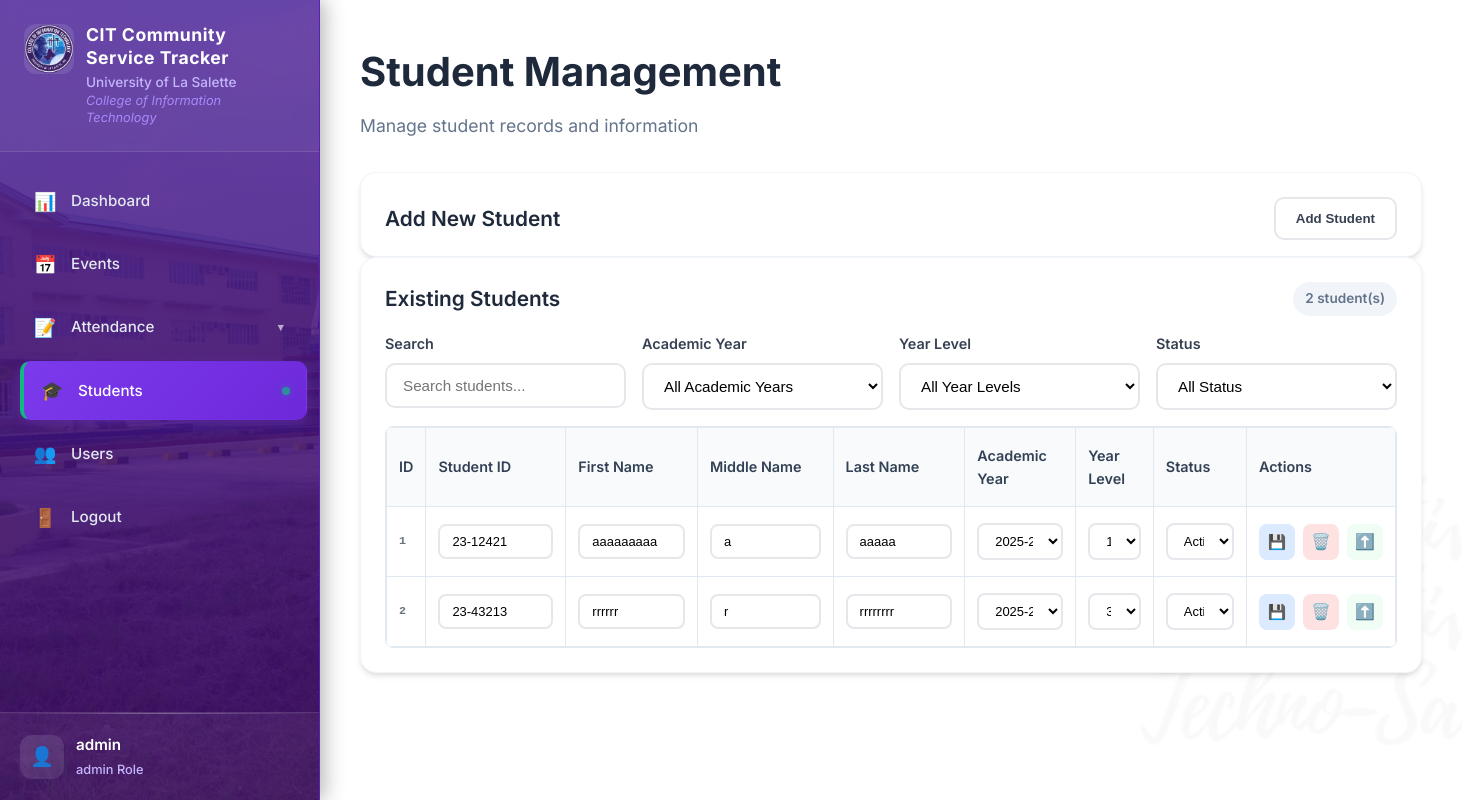
Page /students (signed in) on the earlier database version.
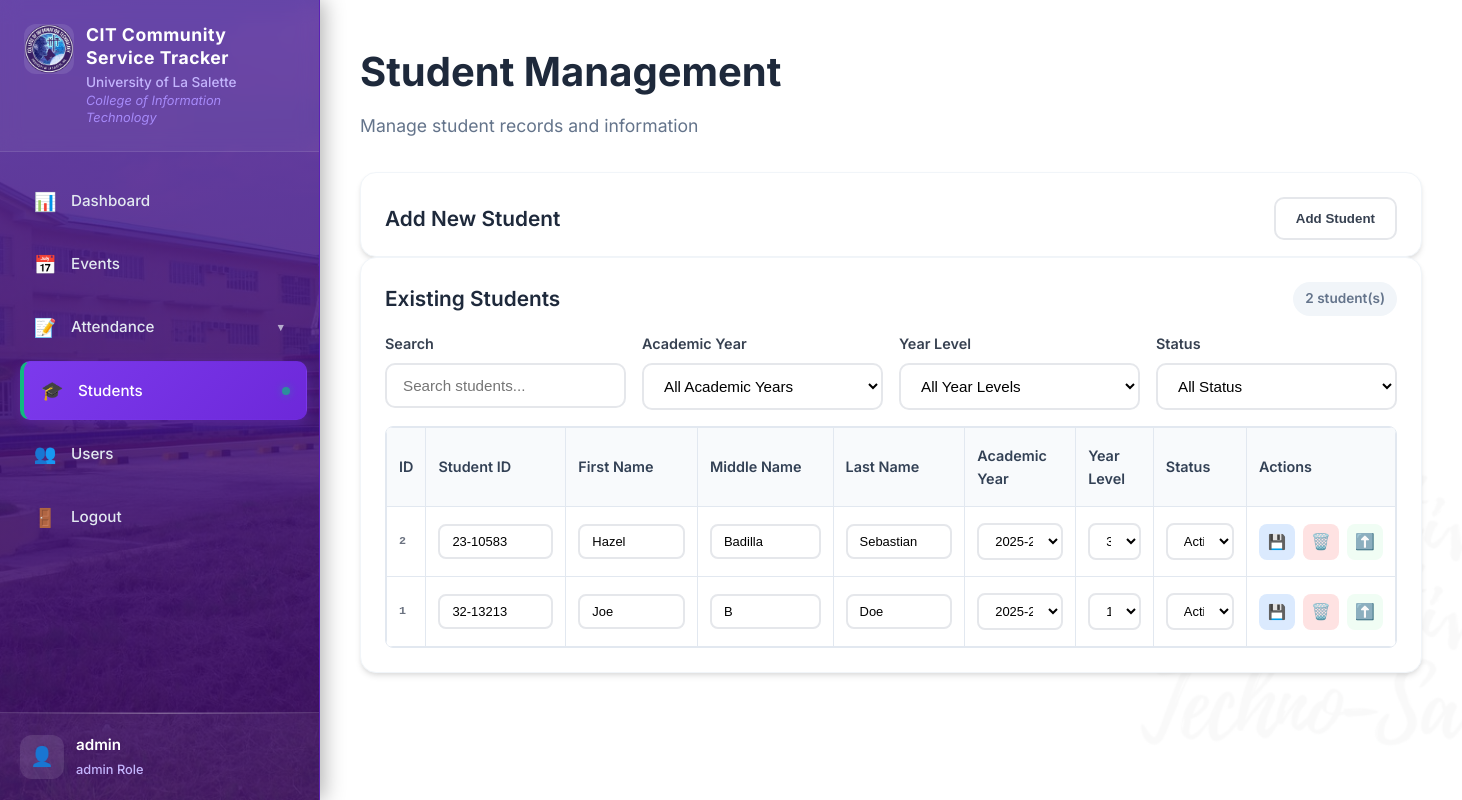
Same page on the later database version.
### models.py (models this page shows, shortened)
class Student(db.Model):
    id = db.Column(db.Integer, primary_key=True)
    student_id = db.Column(db.String(8), unique=True, nullable=False)
    fname = db.Column(db.String(50), nullable=False)
    mname = db.Column(db.String(50), nullable=True)
    lname = db.Column(db.String(50), nullable=False)
    year_level_id = db.Column(db.Integer, db.ForeignKey("year_level.id"), nullable=False)
    status = db.Column(db.String(20), nullable=False, default="active")  # active, inactive, graduate
    created_at = db.Column(db.DateTime, default=datetime.utcnow)

class AcademicYear(db.Model):
    id = db.Column(db.Integer, primary_key=True)
    year = db.Column(db.String(20), unique=True, nullable=False)
    status = db.Column(db.String(20), nullable=False, default="active")
    created_at = db.Column(db.DateTime, default=datetime.utcnow)
    semesters = db.relationship("Semester", backref="academic_year", cascade="all, delete-orphan")
    year_levels = db.relationship("YearLevel", backref="academic_year", cascade="all, delete-orphan")

class YearLevel(db.Model):
    id = db.Column(db.Integer, primary_key=True)
    academic_year_id = db.Column(db.Integer, db.ForeignKey("academic_year.id"), nullable=False)
    level = db.Column(db.Integer, nullable=False)         # 1-4
    section = db.Column(db.String(5), nullable=False)
    created_at = db.Column(db.DateTime, default=datetime.utcnow)
    students = db.relationship("Student", backref="year_level", cascade="all, delete-orphan")
    __table_args__ = (
        db.UniqueConstraint("academic_year_id", "level", "section", name="uq_year_level_section"),
    )

### routes.py (the view)
@app.route("/students")
def students():
    if 'user_id' not in session:
        flash("Please login first.", "error")
        return redirect(url_for("login"))
    if session.get('role') != 'admin':
        flash("You do not have permission to access this page.", "error")
        return redirect(url_for("dashboard"))
    search = request.args.get("search", "").strip()
    status_filter = request.args.get("status", "")
    ay_filter = request.args.get("academic_year", "")
    yl_filter = request.args.get("year_level", "")
    query = Student.query.join(YearLevel).join(AcademicYear)
    if search:
        query = query.filter(
            (Student.student_id.like(f"%{search}%")) |
            (Student.fname.like(f"%{search}%")) |
            (Student.lname.like(f"%{search}%"))
        )
    if status_filter:
        query = query.filter(Student.status == status_filter)
    if yl_filter:
        query = query.filter(Student.year_level_id == int(yl_filter))
    if ay_filter:
        query = query.filter(YearLevel.academic_year_id == int(ay_filter))
    students_list = query.order_by(Student.student_id).all()
    academic_years = AcademicYear.query.order_by(AcademicYear.year.desc()).all()
    year_levels = YearLevel.query.order_by(YearLevel.level, YearLevel.section).all()
    return render_template("students.html", students=students_list, academic_years=academic_years,
                           year_levels=year_levels, search=search, status_filter=status_filter,
                           ay_filter=ay_filter, yl_filter=yl_filter)

### templates/students.html (shortened to what the changed rows need)
{% extends "base.html" %}
{% block content %}
<link rel="stylesheet" href="{{ url_for('static', filename='css/students.css') }}">
<div class="dashboard-header">
    <h1>Student Management</h1>
</div>
    {% set newest_id = academic_years|map(attribute='id')|max %}
<div class="content-card">
    <div class="card-content">
        <div class="table-container">
            <table class="students-table">
                <thead>
                    <tr>
                        <th>ID</th>
                        <th>Student ID</th>
                        <th>First Name</th>
                        <th>Middle Name</th>
                        <th>Last Name</th>
                        <th>Academic Year</th>
                        <th>Year Level</th>
                        <th>Status</th>
                        <th>Actions</th>
                    </tr>
                </thead>
                <tbody>
                    {% for student in students %}
                    <tr>
                        <form method="post" action="{{ url_for('edit_student', student_id=student.id) }}">
                            <td class="student-id">{{ student.id }}</td>
                            <td>
                                <input type="text" name="student_id" value="{{ student.student_id }}" class="form-input">
                            </td>
                            <td>
                                <input type="text" name="fname" value="{{ student.fname }}" class="form-input">
                            </td>
                            <td>
                                <input type="text" name="mname" value="{{ student.mname }}" class="form-input">
                            </td>
                            <td>
                                <input type="text" name="lname" value="{{ student.lname }}" class="form-input">
                            </td>
                            <td>
                                <select name="academic_year" onchange="filterRowYearLevels(this)" class="form-select">
                                    {% for ay in academic_years %}
                                    <option value="{{ ay.id }}" {% if student.year_level and student.year_level.academic_year_id == ay.id %}selected{% endif %}>
                                        {{ ay.year }}
                                    </option>
                                    {% endfor %}
                                </select>
                            </td>
                            <td>
                                <select name="year_level" class="form-select">
                                    {% for yl in year_levels %}
                                    <option value="{{ yl.id }}" data-ay="{{ yl.academic_year_id }}" {% if student.year_level_id == yl.id %}selected{% endif %}>
                                        {{ yl.level }} - {{ yl.section }}
                                    </option>
                                    {% endfor %}
                                </select>
                            </td>
                            <td>
                                <select name="status" class="form-select">
                                    <option value="active" {% if student.status=='active' %}selected{% endif %}>Active</option>
                                </select>
                            </td>
                            <td class="actions">
                                <div class="action-buttons">
                                    <button type="submit" class="btn-update" title="Update">
                                        <span class="btn-icon">💾</span>
                                    </button>
                                    <a href="{{ url_for('delete_student', student_id=student.id) }}" class="btn-delete" title="Delete" onclick="return confirm('Delete this student?')">
                                        <span class="btn-icon">🗑️</span>
                                    </a>
                                    <a href="{{ url_for('promote_student', student_id=student.id) }}" class="btn-promote" title="Promote" onclick="return confirm('Promote this student to next year?')">
                                        <span class="btn-icon">⬆️</span>
                                    </a>
                                </div>
                            </td>
                        </form>
                    </tr>
                    {% endfor %}
                </tbody>
            </table>
        </div>
    </div>
</div>
{% endblock %}

Differences in the rows shown:
changed Student id 2: student_id "23-43213" → "23-10583"; fname "rrrrrr" → "Hazel"; mname "r" → "Badilla"; lname "rrrrrrrr" → "Sebastian"; moves up the list
changed Student id 1: student_id "23-12421" → "32-13213"; fname "aaaaaaaaa" → "Joe"; mname "a" → "B"; lname "aaaaa" → "Doe"
